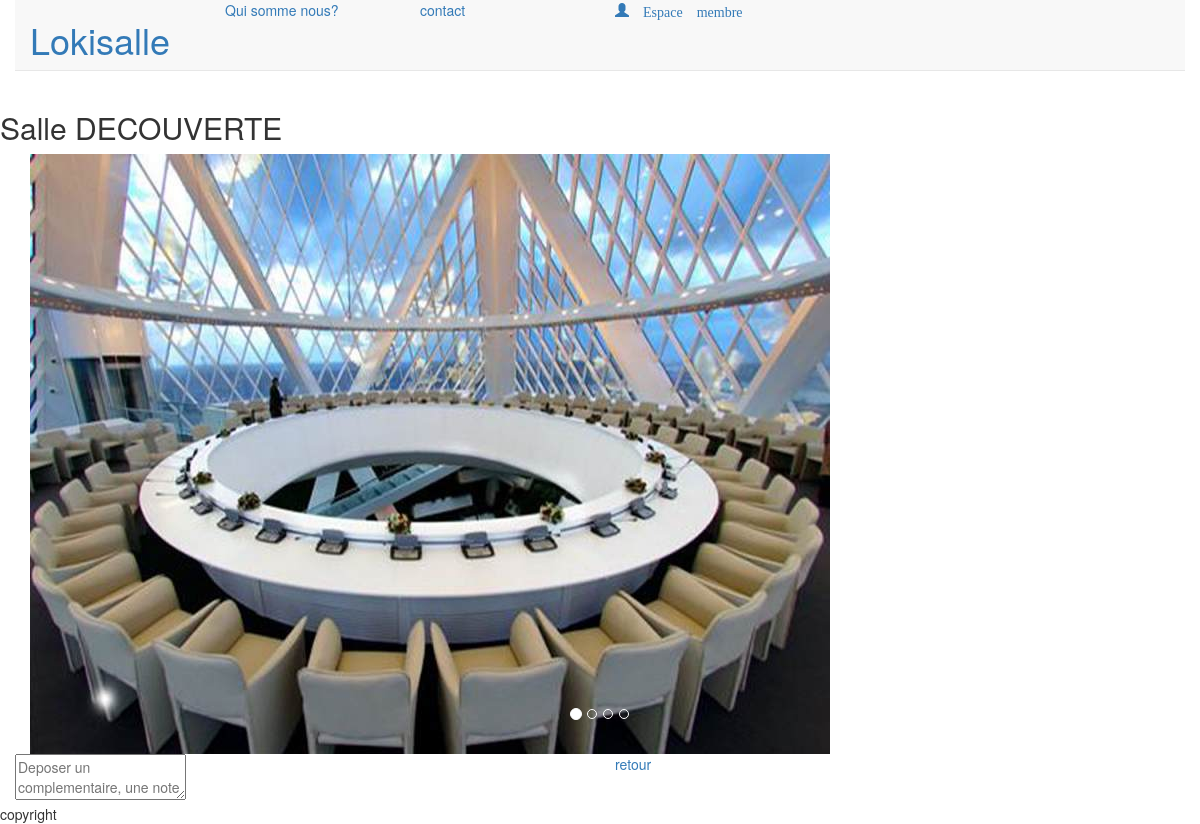
/index.php?page=product&id=4, run on an earlier commit of the app's database.
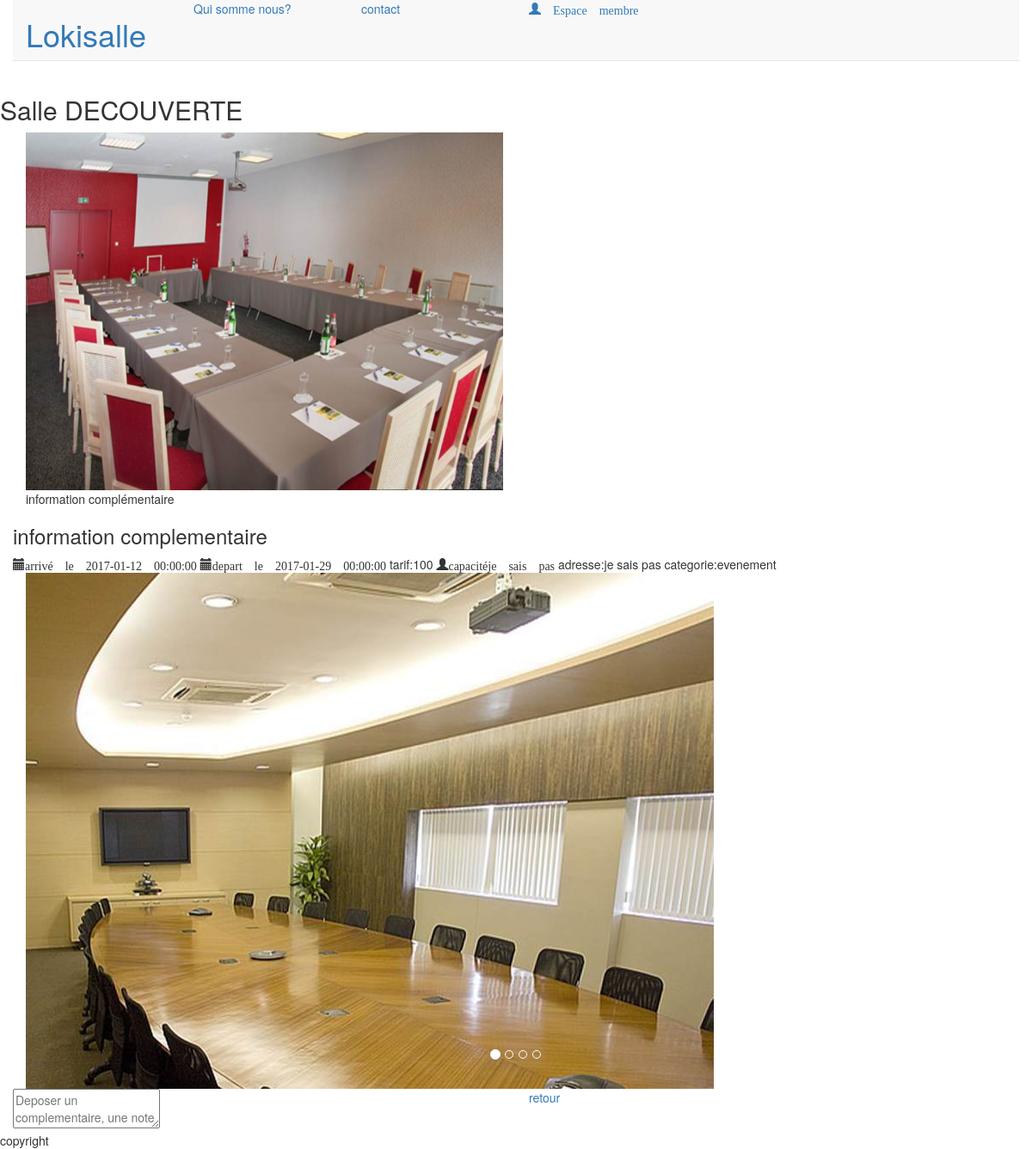
And on a later commit of the database.
### tables this page shows
CREATE TABLE `salle` (
  `id_salle` int(11) NOT NULL,
  `titre` varchar(200) NOT NULL,
  `description` text NOT NULL,
  `photo` varchar(200) NOT NULL,
  `pays` varchar(20) NOT NULL,
  `ville` varchar(20) NOT NULL,
  `adresse` varchar(50) NOT NULL,
  `cp` int(5) NOT NULL,
  `capacite` int(3) NOT NULL,
  `categorie` enum('reunion','evenement','formation') NOT NULL
);

CREATE TABLE `produit` (
  `id_produit` int(11) NOT NULL,
  `id_salle` int(11) NOT NULL,
  `date_arrivee` datetime NOT NULL,
  `date_depart` datetime NOT NULL,
  `prix` int(3) NOT NULL,
  `etat` enum('libre','reservation') NOT NULL
);

### inc/function.inc.php (called while the page is built, shortened)
<?php
 function liens(){
 	if (empty($_SERVER["HTTP_REFERER"])){
 		$url= "http://localhost/lokisalle/index.php?page=accueil";
 	}elseif($_SERVER['HTTP_REFERER'] !='http://localhost/lokisalle' ){
		$url= "http://localhost/lokisalle/index.php?page=accueil";
	}else{
 		$url= $_SERVER["HTTP_REFERER"];
 	}
 	return $url;
 }
function getSalle($ville = null, $categorie =null, $id=null){
	global $connexion;
	if($ville)
	{
		$sql = "SELECT * FROM salle WHERE ville = '$ville'";
	} else if($categorie){
		$sql = "SELECT * FROM salle WHERE categorie = '$categorie'";
	} else if($id){
		$sql = "SELECT * FROM salle, produit WHERE produit.id_salle = salle.id_salle AND salle.id_salle = '$id'";
	}else {
		$sql= 'SELECT * FROM `salle`';
	}
	$req= $connexion->prepare($sql);
 	$req->execute();
 	$result =$req->fetchAll();
 	return $result;
}
 ?>

### inc/product.inc.php (the view, shortened to what this page needs)
<?php
if(isset($_GET['id'])){
    $produits = getSalle(null,null,$_GET['id']);
}
?>
<section>
	<h2>Salle DECOUVERTE</h2>
	<div class="container">
	<?php foreach ($produits as $produit){?>
		<div class="row">
			<div class="col-md-6">
				<img class="img-responsive" src="<?php echo $produit['photo']; ?>" alt="">
				<figcaption>information complémentaire</figcaption>
			</div>
			<div class="row">
				<div class="col-md-12">
					<h3>information complementaire</h3>
						<span class="glyphicon glyphicon-calendar" aria-hidden="true">arrivé le <?php echo $produit['date_arrivee']  ?>
						</span>
						<span class="glyphicon glyphicon-calendar" aria-hidden="true">depart le <?php echo $produit['date_depart']  ?></span>
						<span>tarif:<?php echo $produit['prix']  ?></span>
						<span class="glyphicon  glyphicon-user" aria-hidden="true">capacité<?php echo $produit['adresse']; ?></span>
						<span>adresse:<?php echo $produit['adresse']; ?></span>
						<span>categorie:<?php echo $produit['categorie']; ?></span>
				</div>
			</div>
		</div>
		<?php } ?>
		<div class="row">
			<div class="col-md-12">
				<div id="myCarousel" class="carousel slide" data-ride="carousel">
					<ol class="carousel-indicators">
					  <li data-target="#myCarousel" data-slide-to="0" class="active"></li>
					  <li data-target="#myCarousel" data-slide-to="1"></li>
					  <li data-target="#myCarousel" data-slide-to="2"></li>
					  <li data-target="#myCarousel" data-slide-to="3"></li>
					</ol>
					<div class="carousel-inner" role="listbox">
					<?php
					$salles= getSalle();
						$i = 0;
						foreach ($salles as  $salle)
						{
							if ($salle['id_salle']!=($_GET['id'])) {
					?>
					  <div class="item <?php if ($i== 0) echo 'active'; ?>">
					    <img src="<?php echo $salle['photo']; ?>" alt="">
					  </div>
					 <?php
					 		$i++;
					 	}
					}
					 ?>
				</div>
			</div>
		</div>
		<div class="row">
			<div class="col-md-6"><textarea placeholder="Deposer un complementaire, une note"></textarea></div>
			<div class="col-md-6"><a href="<?php echo $liens ?> " class="button">retour</a></div>
		</div>
	</div>
</section>

What changed in the data, as far as the page shows it:
removed salle: photo (picture)
now on this page (row edited): produit: id_salle.photo (picture), date_arrivee "2017-01-12 00:00:00", date_depart "2017-01-29 00:00:00", prix "100", id_salle.adresse "je sais pas", id_salle.categorie "evenement"
added salle: photo (picture)
